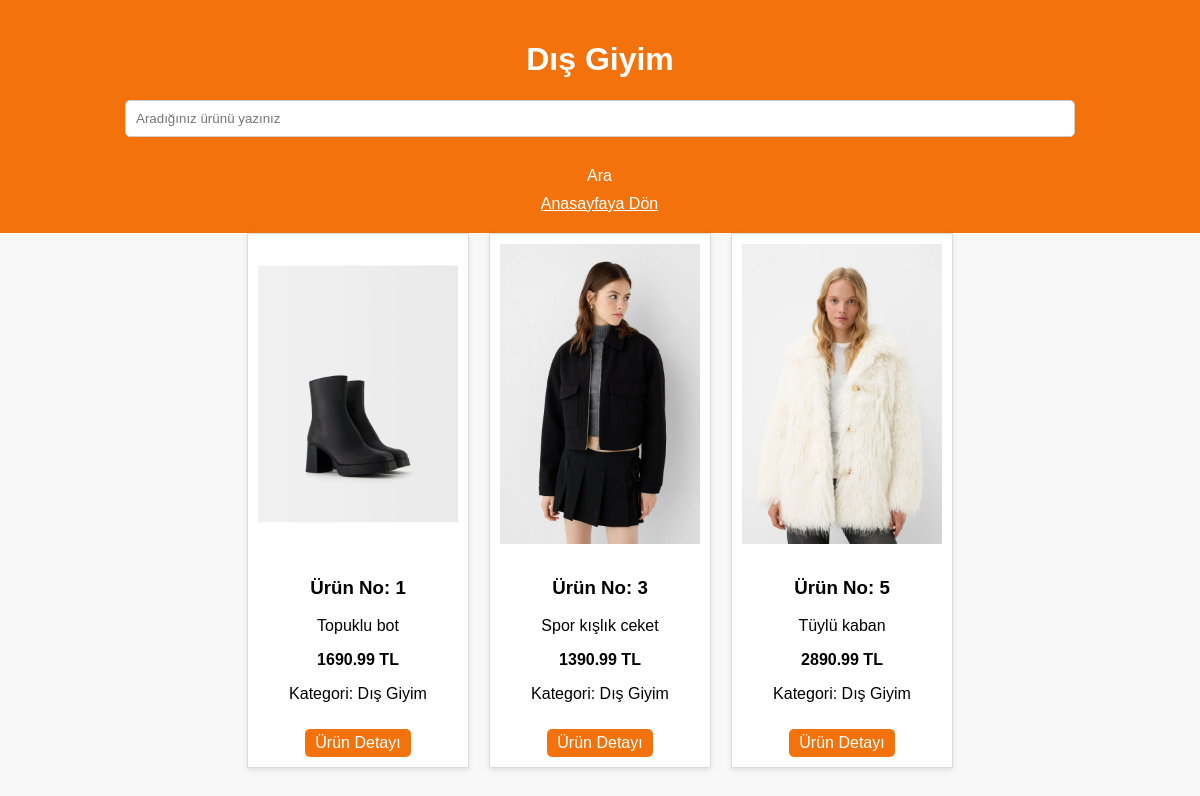
Page /category/Dış Giyim on the committed database.
### tables this page shows
CREATE TABLE products (
    id INTEGER PRIMARY KEY AUTOINCREMENT, -- Ürün No
    description TEXT NOT NULL,            -- Açıklama
    price REAL NOT NULL,                  -- Fiyat
    category TEXT NOT NULL,               -- Kategori
    image TEXT NOT NULL                   -- Resim Yolu
);

### app.py (the view)
@app.route("/category/<category>")
def category_page(category):
    conn = get_db_connection()
    products = conn.execute("SELECT * FROM products WHERE category = ?", (category,)).fetchall()
    conn.close()
    return render_template("category.html", products=products, category=category)

### app.py (called while the page is built)
def get_db_connection():
    conn = sql.connect("products.db")
    conn.row_factory = sql.Row
    return conn

### templates/category.html (shortened to what this page needs)
<!DOCTYPE html>
<html lang="en">
<head>
    <link rel="stylesheet" href="/static/css/style.css">
</head>
<body>
    <header>
        <h1>{{ category }}</h1>
        <div class="search-container">
            <form action="/search" method="get">
                <input
                    type="text"
                    name="query"
                    class="search-bar"
                    placeholder="Aradığınız ürünü yazınız"
                    required
                />
                <button type="submit" class="search-button">Ara</button>
            </form>
        </div>
        <a href="/" class="search-button">Anasayfaya Dön</a>
    </header>
    <section class="product-grid">
        {% for product in products %}
        <div class="product-card">
            <div class="product-image">
                <img src="/static/images/{{ product.image }}" alt="Product Image">
            </div>
            <div class="product-info">
                <h3>Ürün No: {{ product.id }}</h3>
                <p>{{ product.description }}</p>
                <p><strong>{{ product.price }} TL</strong></p>
                <p>Kategori: {{ product.category }}</p>
                <a href="/product/{{ product.id }}" class="details-link">Ürün Detayı</a>
            </div>
        </div>
        {% endfor %}
    </section>
</body>
</html>

### static/css/style.css (style rules this page uses)
body { font-family: Arial, sans-serif; margin: 0; padding: 0; background-color: #f8f8f8; }
header { background-color: #f3720c; color: white; padding: 20px; text-align: center; }
input[type="text"] { width: 80%; padding: 10px; margin: 20px auto; display: block; border: 1px solid #ccc; border-radius: 5px; }
.product-grid { display: flex; flex-wrap: wrap; gap: 20px; justify-content: center; }
.product-card { border: 1px solid #ddd; background-color: white; width: 200px; padding: 10px; text-align: center; box-shadow: 0 2px 5px rgba(0, 0, 0, 0.1); }
.product-card img { max-width: 100%; height: auto; margin-bottom: 10px; }
.details-link { display: inline-block; margin-top: 10px; padding: 5px 10px; background-color: #f3720c; color: white; text-decoration: none; border-radius: 5px; }
.search-button { padding: 10px 20px; background-color: #f3720c; color: white; border: none; border-radius: 0 5px 5px 0; font-size: 16px; cursor: pointer; transition: background-color 0.3s ease; margin-left: -1px; }

### rows in the picture
products: image (picture), id "1", description "Topuklu bot", price "1690.99", category "Dış Giyim"
products: image (picture), id "3", description "Spor kışlık ceket", price "1390.99", category "Dış Giyim"
products: image (picture), id "5", description "Tüylü kaban", price "2890.99", category "Dış Giyim"

### other values in the picture
{{ category }} "Dış Giyim"
